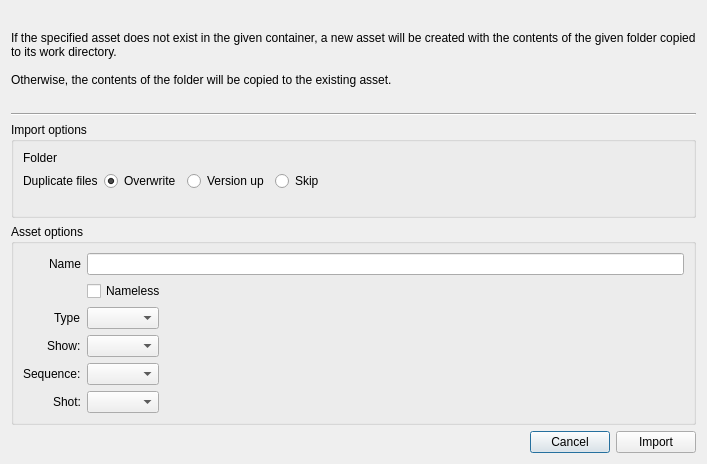
<?xml version="1.0" encoding="UTF-8"?>
<ui version="4.0">
 <class>Dialog</class>
 <widget class="QDialog" name="Dialog">
  <property name="geometry">
   <rect>
    <x>0</x>
    <y>0</y>
    <width>707</width>
    <height>464</height>
   </rect>
  </property>
  <property name="windowTitle">
   <string>Import Asset</string>
  </property>
  <layout class="QVBoxLayout" name="verticalLayout">
   <item>
    <widget class="QLabel" name="label">
     <property name="text">
      <string>If the specified asset does not exist in the given container, a new asset will be created with the contents of the given folder copied to its work directory. 

Otherwise, the contents of the folder will be copied to the existing asset.</string>
     </property>
     <property name="wordWrap">
      <bool>true</bool>
     </property>
    </widget>
   </item>
   <item>
    <widget class="Line" name="line">
     <property name="orientation">
      <enum>Qt::Horizontal</enum>
     </property>
    </widget>
   </item>
   <item>
    <widget class="QGroupBox" name="groupBox">
     <property name="title">
      <string>Import options</string>
     </property>
     <layout class="QFormLayout" name="formLayout">
      <property name="fieldGrowthPolicy">
       <enum>QFormLayout::ExpandingFieldsGrow</enum>
      </property>
      <item row="0" column="0">
       <widget class="QLabel" name="LBL_folder">
        <property name="toolTip">
         <string>The folder where all the element files exist. When choosing the &quot;work file&quot; later, the work file must be somewhere within this folder or any of its subfolders.</string>
        </property>
        <property name="text">
         <string>Folder</string>
        </property>
       </widget>
      </item>
      <item row="0" column="1">
       <layout class="QHBoxLayout" name="LAY_folderSelect"/>
      </item>
      <item row="1" column="1">
       <layout class="QHBoxLayout" name="horizontalLayout_2">
        <item>
         <widget class="QRadioButton" name="RDO_overwrite">
          <property name="text">
           <string>Overwrite</string>
          </property>
          <property name="checked">
           <bool>true</bool>
          </property>
         </widget>
        </item>
        <item>
         <widget class="QRadioButton" name="RDO_versionUp">
          <property name="text">
           <string>Version up</string>
          </property>
         </widget>
        </item>
        <item>
         <widget class="QRadioButton" name="RDO_skip">
          <property name="text">
           <string>Skip</string>
          </property>
         </widget>
        </item>
        <item>
         <spacer name="horizontalSpacer_3">
          <property name="orientation">
           <enum>Qt::Horizontal</enum>
          </property>
          <property name="sizeHint" stdset="0">
           <size>
            <width>40</width>
            <height>20</height>
           </size>
          </property>
         </spacer>
        </item>
       </layout>
      </item>
      <item row="1" column="0">
       <widget class="QLabel" name="label_3">
        <property name="text">
         <string>Duplicate files</string>
        </property>
       </widget>
      </item>
     </layout>
    </widget>
   </item>
   <item>
    <widget class="QGroupBox" name="groupBox_2">
     <property name="title">
      <string>Asset options</string>
     </property>
     <layout class="QFormLayout" name="formLayout_3">
      <property name="fieldGrowthPolicy">
       <enum>QFormLayout::ExpandingFieldsGrow</enum>
      </property>
      <property name="labelAlignment">
       <set>Qt::AlignBottom|Qt::AlignRight|Qt::AlignTrailing</set>
      </property>
      <item row="0" column="0">
       <widget class="QLabel" name="LBL_name">
        <property name="toolTip">
         <string>The name of the element you want to create.</string>
        </property>
        <property name="text">
         <string>Name</string>
        </property>
       </widget>
      </item>
      <item row="0" column="1">
       <widget class="QLineEdit" name="LNE_name"/>
      </item>
      <item row="1" column="1">
       <widget class="QCheckBox" name="CHK_nameless">
        <property name="toolTip">
         <string>In most cases, elements should have names. However, it may make more sense for some elements to live directly underneath their type folder, rather than an additional subfolder. When set to &quot;nameless,&quot; the element will be given an internal name. This is useful for elements like ingested background plates.</string>
        </property>
        <property name="text">
         <string>Nameless</string>
        </property>
       </widget>
      </item>
      <item row="2" column="0">
       <widget class="QLabel" name="LBL_type">
        <property name="toolTip">
         <string>The type of the element you want to create.</string>
        </property>
        <property name="text">
         <string>Type</string>
        </property>
       </widget>
      </item>
      <item row="2" column="1">
       <widget class="QComboBox" name="CMB_type"/>
      </item>
      <item row="3" column="0">
       <widget class="QLabel" name="LBL_show">
        <property name="text">
         <string>Show:</string>
        </property>
       </widget>
      </item>
      <item row="3" column="1">
       <widget class="QComboBox" name="CMB_show"/>
      </item>
      <item row="4" column="0">
       <widget class="QLabel" name="LBL_seq">
        <property name="text">
         <string>Sequence:</string>
        </property>
       </widget>
      </item>
      <item row="4" column="1">
       <widget class="QComboBox" name="CMB_seq"/>
      </item>
      <item row="5" column="0">
       <widget class="QLabel" name="LBL_shot">
        <property name="text">
         <string>Shot:</string>
        </property>
       </widget>
      </item>
      <item row="5" column="1">
       <widget class="QComboBox" name="CMB_shot"/>
      </item>
     </layout>
    </widget>
   </item>
   <item>
    <layout class="QHBoxLayout" name="horizontalLayout">
     <item>
      <spacer name="horizontalSpacer">
       <property name="orientation">
        <enum>Qt::Horizontal</enum>
       </property>
       <property name="sizeHint" stdset="0">
        <size>
         <width>40</width>
         <height>20</height>
        </size>
       </property>
      </spacer>
     </item>
     <item>
      <widget class="QPushButton" name="BTN_cancel">
       <property name="text">
        <string>Cancel</string>
       </property>
      </widget>
     </item>
     <item>
      <widget class="QPushButton" name="BTN_import">
       <property name="text">
        <string>Import</string>
       </property>
      </widget>
     </item>
    </layout>
   </item>
  </layout>
 </widget>
 <resources/>
 <connections/>
</ui>
